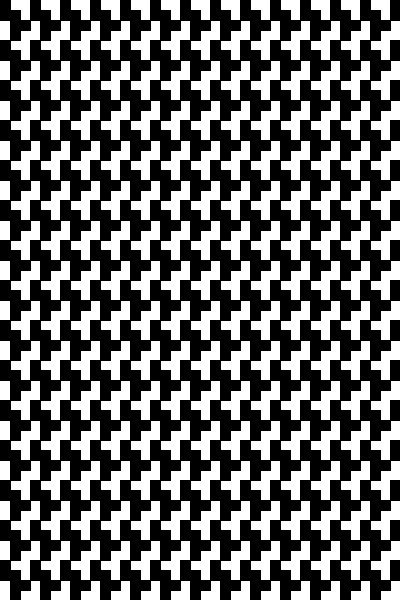
Frame 1 (no input)
Frame 60 (the mouse pressed at the canvas centre just before this capture): identical to frame 1, image omitted
Frame 120 (the mouse held since frame 60 and released just before this capture): identical to frame 1, image omitted

The Processing sketch that drew this single still picture (run headless with seeded random() and noise(); from frame 60 on, the mouse is pressed at the canvas centre):

// Processing sketch: processing_9353
// ── processing_9353.pde


int y;
int y1;

void setup(){
size ( 400, 600 );
background( 255 );
fill( 0 );
}


void draw(){
y = 10;
y1 = 20;

for ( int x = 0; x < width; x = x + 30 ){         // verschiebe 1. spalte / wiederholung
  for ( int c1 = 0; c1 < height; c1 = c1 + 40 ){ // 1. spalte
      rect( x, c1 , 10, 20 );
    }
  }

for ( int x1 = 10; x1 < width; x1 = x1 + 30 ){  // verschiebe 2. spalte / wiederholung
  for ( int c1 = 0; c1 < height; c1 = c1 +40 ){ // 2. spalte
    rect( x1, y + c1, 10, 30 ); 
    }
  }

for ( int x2 = 20; x2 < width; x2 = x2 + 30 ){  // verschiebe 3. spalte / wiederholung
  for ( int c1 = 0; c1 < height; c1 = c1 +40 ){ // 3. spalte
      rect( x2, y1 + c1, 10, 10 );
    }
  }
}
